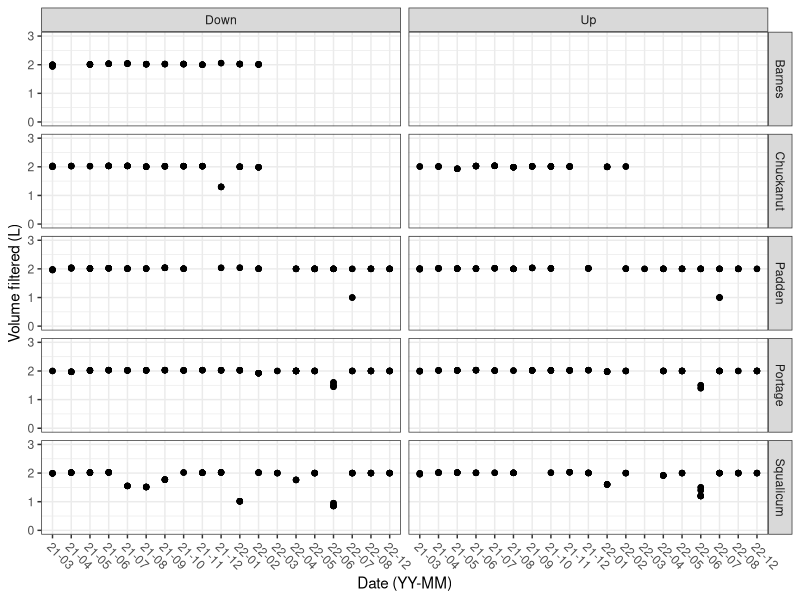
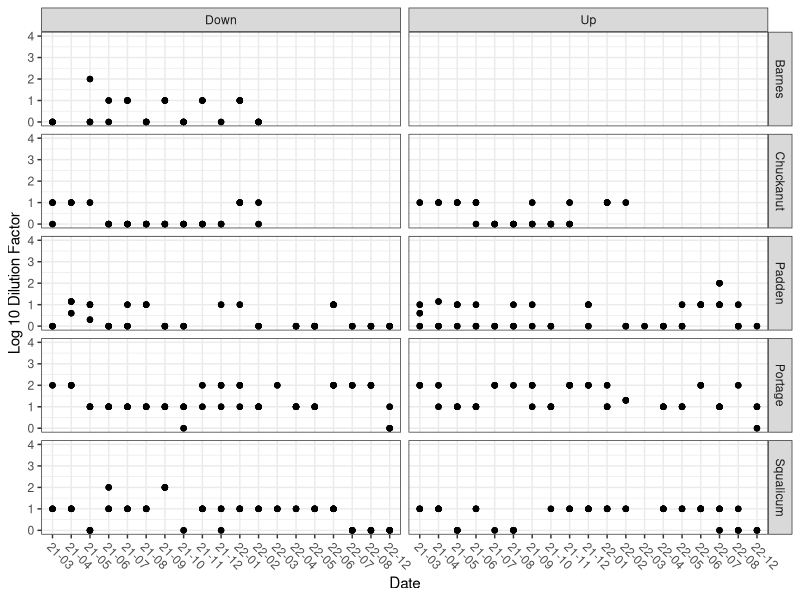
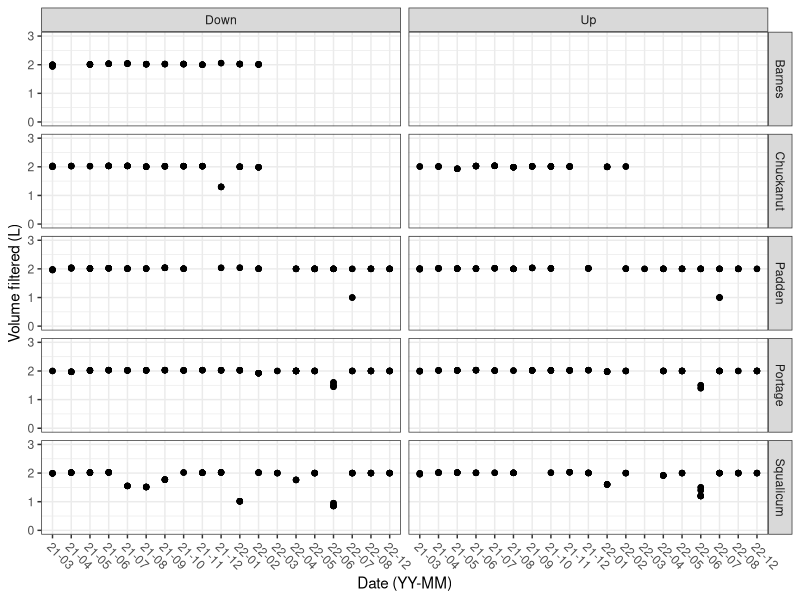
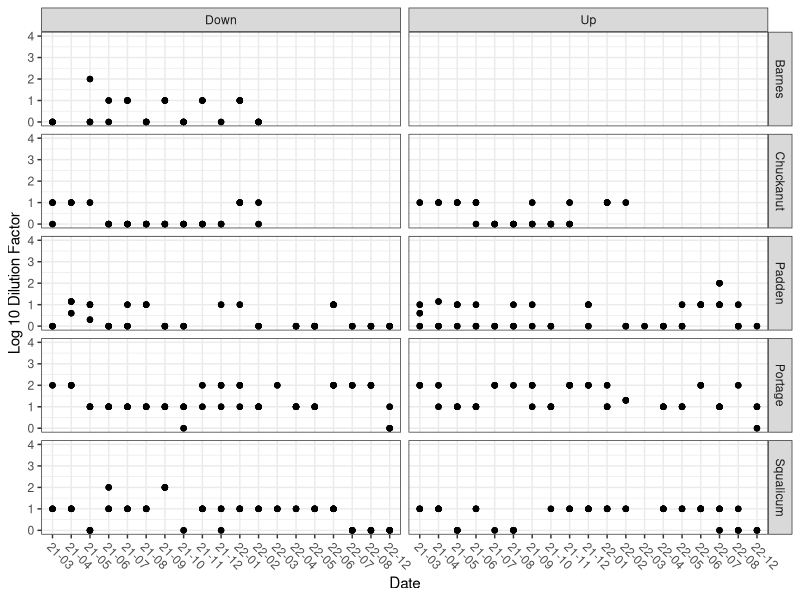

These figures' R source, in order:
## NGN Visualizing field / filtering data
# Author: Eily Allan 
# Person running: Eily
# Last modified: 10/19/22 by Eily
# Date of run: 10/19/22 by Eily 

# Overview 
# This script 

# Inputs: 
# 1) 

# Outputs: 
# 1) 

####################################################################
# Set up
####################################################################

# Load packages
library(here)
library(tidyverse)
library(ggplot2)

cut_data_for_stan <- read_csv(here("Output","qpcr","cut_data_for_stan.csv"))
#coho_data_for_stan <- read_csv(here("Output","qpcr","coho_data_for_stan.csv"))


####################################################################
# volume filtered
####################################################################

cut_data_for_stan %>% 
  filter(! str_detect(Sample, "St")) %>% 
  select(c(Sample, dilution, Adj_Vol)) %>% 
  separate(Sample, into=c("time","creek","station","biol")) %>% 
  filter(station != "Up5") %>% 
  mutate(station = case_when(station == "Up11" ~ "Up",
                             TRUE ~ station)) %>% 
  separate(time, into = c("month","year"), sep = 2) %>% 
  unite(newtime, c(year,month), sep="-") %>% 
  mutate(creek = case_when(creek == "1Prt" ~ "Portage",
                           creek == "2Brn" ~ "Barnes",
                           creek == "3Chk" ~ "Chuckanut",
                           creek == "4Pad" ~ "Padden",
                           creek == "5Sqm" ~ "Squalicum",
                           TRUE ~ creek)) %>% 
  mutate(station = case_when(station == "Dn" ~ "Down",
                             TRUE ~ station)) %>% 
  ggplot(aes(x= newtime, y = Adj_Vol)) +
  geom_point() +
  facet_grid(~creek ~station, scales = "free") +
  theme_bw() +
  labs(x="Date (YY-MM)", y= "Volume filtered (L)") + 
  scale_y_continuous(limits=c(0,3), breaks=c(0,1,2,3)) + 
  scale_x_discrete(guide = guide_axis(angle = -45))

ggsave(here("Output","SupplementalFigures","volume_filtered_by_sample.png"))

####################################################################
# dilution factor during inhibiton testing 
####################################################################

cut_data_for_stan %>% 
  filter(! str_detect(Sample, "St")) %>% 
  select(c(Sample, dilution, Adj_Vol)) %>% 
  separate(Sample, into=c("time","creek","station","biol")) %>% 
  mutate(creek = case_when(creek == "1Prt" ~ "Portage",
                           creek == "2Brn" ~ "Barnes",
                           creek == "3Chk" ~ "Chuckanut",
                           creek == "4Pad" ~ "Padden",
                           creek == "5Sqm" ~ "Squalicum",
                           TRUE ~ creek)) %>% 
  filter(station != "Up5") %>% 
  mutate(station = case_when(station == "Up11" ~ "Up",
                             TRUE ~ station)) %>% 
  separate(time, into = c("month","year"), sep = 2) %>% 
  unite(newtime, c(year,month), sep="-") %>% 
  mutate(station = case_when(station == "Dn" ~ "Down",
                             TRUE ~ station)) %>% 
  ggplot(aes(x= newtime, y = log10(dilution))) +
  geom_point() +
  facet_grid(~creek ~station, scales = "free") +
  theme_bw() +
  labs(x="Date", y= "Log 10 Dilution Factor") + 
  lims(y=c(0,4)) + 
  scale_x_discrete(guide = guide_axis(angle = -45))

ggsave(here("Output","SupplementalFigures","inhibition_dilution_factors.png"))
